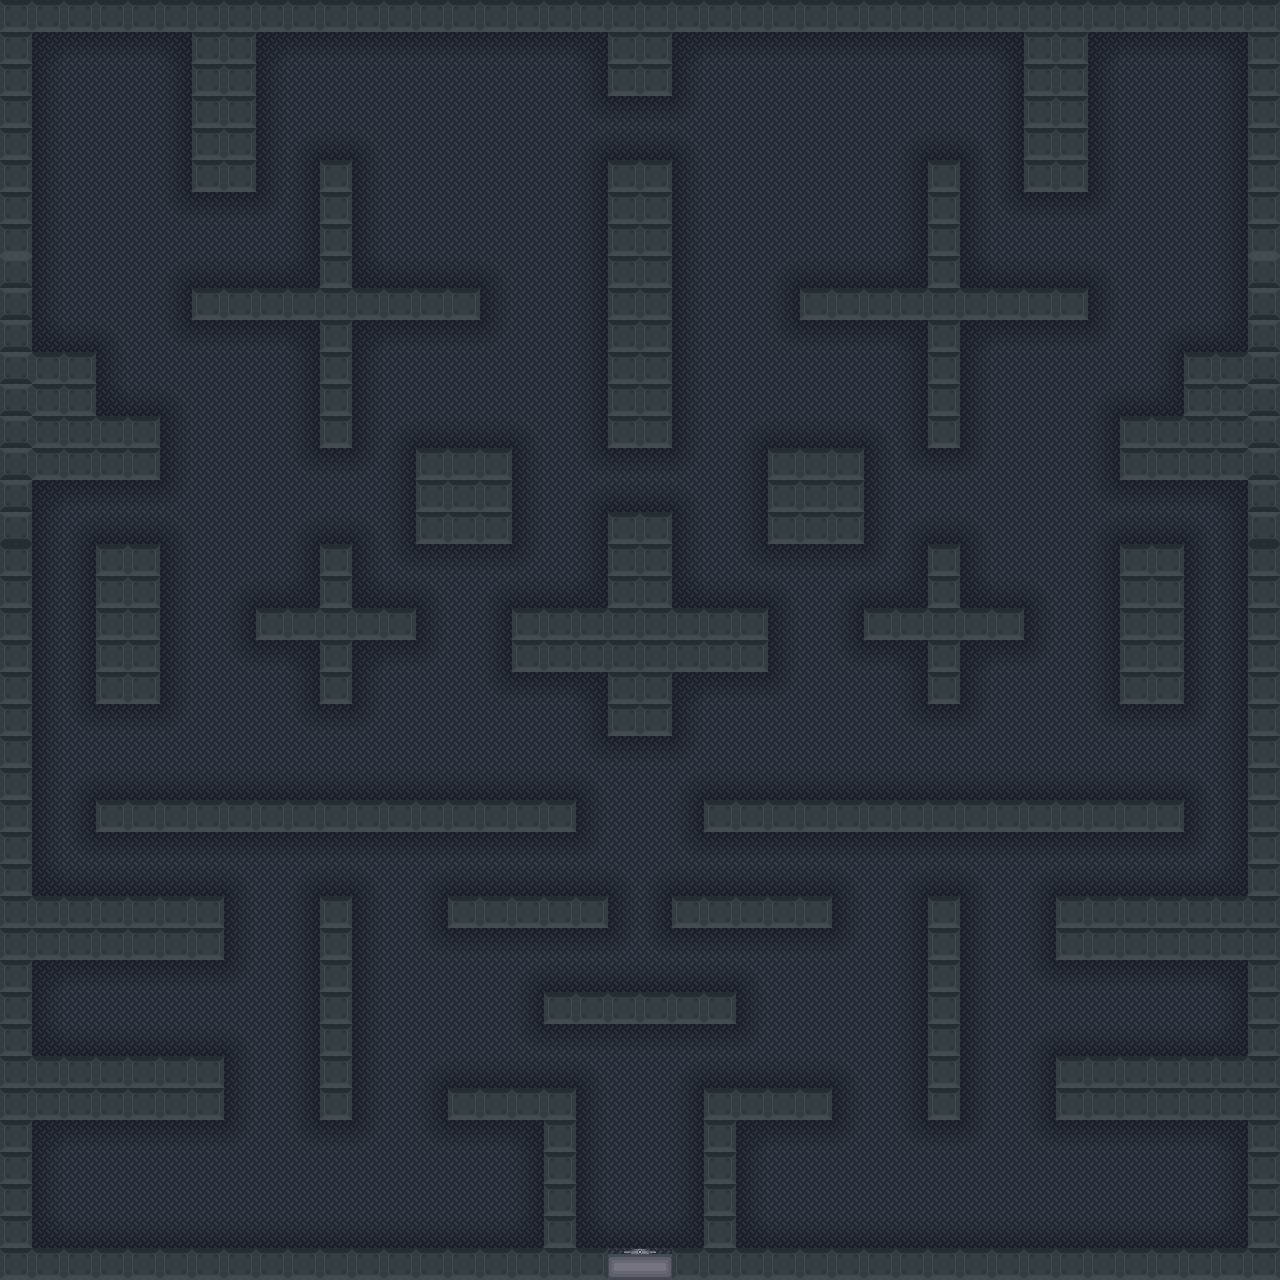

This is a level from a 2D game, rendered from its Tiled map with the project's own tilesets. A one-line summary and the map file follow, with tile-layer data summarised:
An orthogonal 40x40 tile map with 32x32 px tiles, 3 tile layers (Bg, Walls, Shadows), 4 tilesets.

<map version="1.0" orientation="orthogonal" renderorder="right-down" width="40" height="40" tilewidth="32" tileheight="32" backgroundcolor="#282b33" nextobjectid="1">
 <tileset firstgid="1" name="tileset" tilewidth="32" tileheight="32" tilecount="36" columns="4">
  <image source="tileset.png" width="128" height="288" />
  <tile id="7">
   <properties>
    <property name="wall" value="true" />
   </properties>
  </tile>
  <tile id="8">
   <properties>
    <property name="wall" value="true" />
   </properties>
  </tile>
  <tile id="9">
   <properties>
    <property name="wall" value="true" />
   </properties>
  </tile>
  <tile id="12">
   <properties>
    <property name="wall" value="true" />
   </properties>
  </tile>
  <tile id="13">
   <properties>
    <property name="wall" value="true" />
   </properties>
  </tile>
  <tile id="18">
   <properties>
    <property name="wall" value="true" />
   </properties>
  </tile>
  <tile id="19">
   <properties>
    <property name="spawn" value="true" />
   </properties>
  </tile>
 </tileset>
 <tileset firstgid="37" name="shadow" tilewidth="32" tileheight="32" tilecount="1" columns="1">
  <image source="shadow.png" width="32" height="32" />
 </tileset>
 <tileset firstgid="38" name="shadowcorner" tilewidth="32" tileheight="32" tilecount="1" columns="1">
  <image source="shadowcorner.png" width="32" height="32" />
 </tileset>
 <tileset firstgid="39" name="shadowcorner2" tilewidth="32" tileheight="32" tilecount="1" columns="1">
  <image source="shadowcorner2.png" width="32" height="32" />
 </tileset>
 <layer name="Bg" width="40" height="40">
  <data>[1600 cells, 1600 non-empty, 1 distinct tile ids]</data>
 </layer>
 <layer name="Walls" width="40" height="40">
  <data>[1600 cells, 462 non-empty, 3 distinct tile ids]</data>
 </layer>
 <layer name="Shadows" width="40" height="40" opacity="0.27">
  <data>[1600 cells, 686 non-empty, 3 distinct tile ids]</data>
 </layer>
</map>